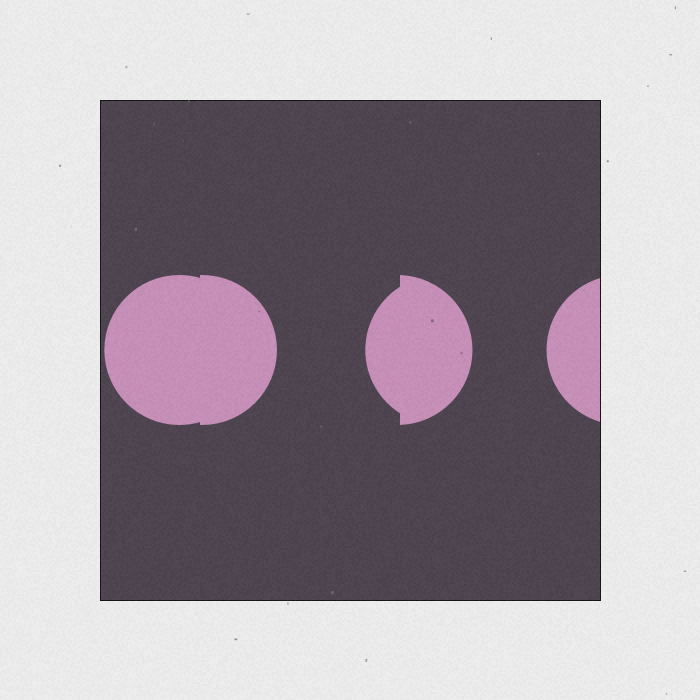
Frame 1 (no input)
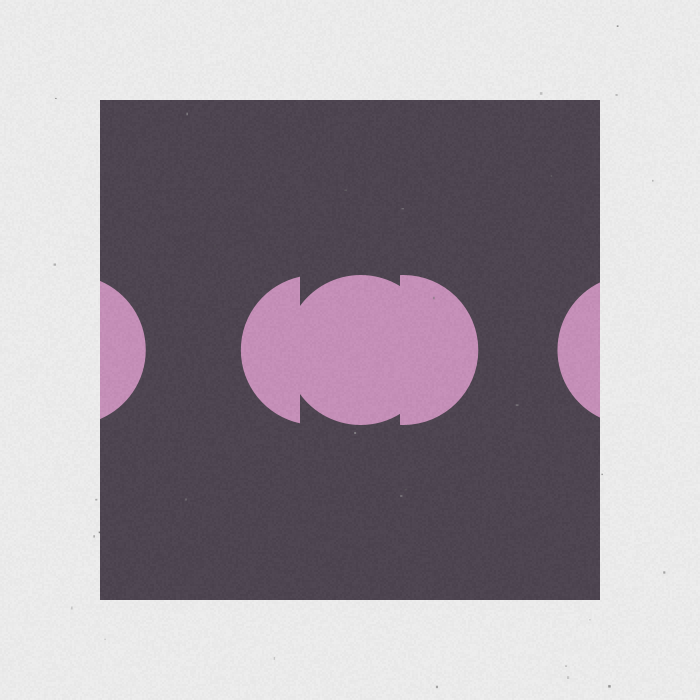
Frame 2 (the mouse pressed at the canvas centre, redrawn once)

The Processing sketch that drew these frames (run headless with seeded random() and noise(); the mouse was pressed at the canvas centre and the sketch redrawn once):

// Processing sketch: Parallel_presences_32
// ── Parallel_presences_32.pde
/////////////////////////// //<>//
//                       //
//   -~=Manoylov AC=~-   //
//                       //
///////////////////////////
//
// Don't use without permission
//
// Based on:
// #32 Parallel presences
// http://geometrydaily.tumblr.com/post/16865614417/32-parallel-presences-a-new-minimal-geometric

// Controls:
// MouseClick  - generate new position 
//
// Keys:
// UP   - add parallel 
// DOWN - remove parallel
// Z    - reduces the diameter
// X    - increases the diameter
//
/////////////////////////////////////////////////

int diam = 150;
int slices = 5;
PGraphics [] pg; 

void setup() {
  size(700, 700);
  pg = new PGraphics[slices];
  for (int i =0; i<pg.length; ++i) {
    pg [i] = createGraphics(((width-200)/pg.length), height-200);
  }
  noLoop();
  setPresences();
}


void draw() {
  background(235);
  fill(#3D3340);
  rect(100, 100, pg[0].width*pg.length, height-200);
//  rect(100, 100, width-200, height-200);
  int x =100;
  int step = (width-200)/pg.length;
  for (int i =0; i<pg.length; i++) {
    image(pg[i], x+i*step, 100);
  }
  paper();
}


void setPresences() {
  for (int i =0; i<pg.length; ++i) {
    pg[i].beginDraw();
    pg[i].noStroke();
    pg[i].fill(#C185B2);   
    pg[i].ellipse(random(-diam/3, pg[i].width + diam/3), pg[i].height/2, diam, diam);
    pg[i].endDraw();
  }
}

void mousePressed() {
  for (int i =0; i<pg.length; ++i) {
    pg[i].clear();
  }
  setPresences();
  redraw();
}

void keyPressed() {
  int bf = slices;
  float bfd = diam;
  if (keyCode == UP) {
    slices++;
  }
  if (keyCode == DOWN) {
    slices--;
  }
  
  if (key == 'z') {
    diam-=10;
  }
  if (key == 'x') {
    diam+=10;
  }

  diam = constrain(diam, 30, 300);
  slices = constrain(slices, 1, 20);
  if (bf!=slices || bfd!=diam ) {
    pg = new PGraphics[slices];
    for (int i =0; i<pg.length; ++i) {
      pg [i] = createGraphics(((width-200)/pg.length), height-200);
    }
    setPresences();
    redraw();
  }
}

void paper() {
  strokeWeight(1); 
  noStroke();
  for (int i = 0; i<width-1; i+=2) {
    for (int j = 0; j<height-1; j+=2) {
      fill(random(235-40, 235+30), 25);
      rect(i, j, 2, 2);
    }
  }

  for (int i = 0; i<30; i++) {
    fill(random(60, 170), random(100, 170));
    rect(random(0, width-2), random(0, height-2), random(1, 3), random(1, 3));
  }
}
